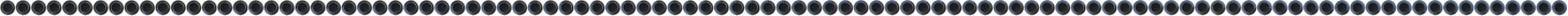
#> input picture lv2/modgui-amp/knobs/knob.png, 10201 x 101 px (shown at 1/7 size)
$ python make_knob_filmstrip.py --src ../lv2/modgui-amp/knobs/knob.png
#> lines starting #> are read from the running program, lines starting #| are printed output that depends on the picture
# Build the Hex Forge knob sprite as a horizontal filmstrip (N square frames) that
# MOD's film-knob widget indexes by value. Two modes:
#   1. --src knob-top.png : rotate a supplied TOP-VIEW knob image (pointer at 12
#      o'clock, transparent bg, square) into the strip. Use this to drop in a
#      photoreal knob (e.g. generated by an image model) with guaranteed
#      frame-to-frame consistency.
#   2. no --src : draw a procedural amp-style knob. The body shading is radially
#      SYMMETRIC (so rotating the whole image doesn't move the highlight — only the
#      pointer appears to turn), giving a clean, consistent interim knob.
# Output: lv2/modgui-hexforge/knobs/knob.png  (frames*F wide, F tall).
import os, sys, argparse, numpy as np
from PIL import Image

REPO = os.path.dirname(os.path.dirname(os.path.abspath(__file__)))
OUT  = os.path.join(REPO, "lv2", "modgui-hexforge", "knobs", "knob.png")

# [52 lines left out: function procedural_knob, not called in this run]

def load_src(path, hr):
#> called with path = '../lv2/modgui-amp/knobs/knob.png', hr = 384
    im = Image.open(path).convert("RGBA")
#> im is the input picture: PIL image 10201x101 RGBA; mean R, G, B, A 26.8, 30, 34.9, 166.9
    if im.size != (hr, hr):
        im = im.resize((hr, hr), Image.LANCZOS)
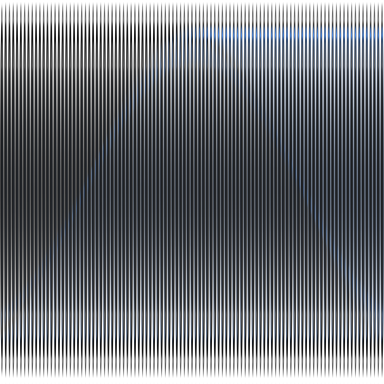
#> im: PIL image 384x384 RGBA; mean R, G, B, A 32.8, 37.8, 45.3, 166.3; transparent parts drawn white
    return im

def build(frames, frame_px, sweep_deg, src):
    hr = frame_px * 3                                  # supersample for smooth edges
    base = load_src(src, hr) if src else Image.fromarray(procedural_knob(hr), "RGBA")
    strip = Image.new("RGBA", (frame_px * frames, frame_px), (0, 0, 0, 0))
#> strip: PIL image 12928x128 RGBA; every value is 0
    for i in range(frames):
        ang = -sweep_deg / 2.0 + sweep_deg * (i / (frames - 1))   # frame0=min .. last=max
        rot = base.rotate(-ang, resample=Image.BICUBIC, expand=False)   # -ang: CW for +value
        rot = rot.resize((frame_px, frame_px), Image.LANCZOS)
        strip.paste(rot, (i * frame_px, 0), rot)
#> this loop made 101 passes
#> pass 1, in build, `rot = base.rotate(-ang, resample=Image.BICUBIC, expand=False)`:
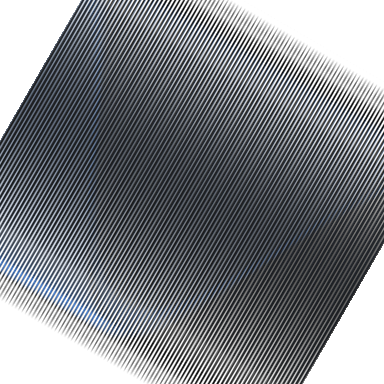
#> rot: PIL image 384x384 RGBA; mean R, G, B, A 27.7, 32.6, 39.8, 149.7; transparent parts drawn white
#> pass 1, in build, `rot = rot.resize((frame_px, frame_px), Image.LANCZOS)`:
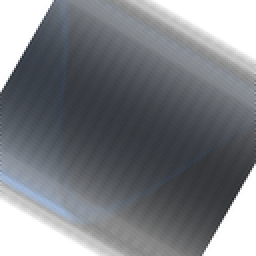
#> rot: PIL image 128x128 RGBA (shown 2 times larger); mean R, G, B, A 28.3, 32.6, 39.1, 149.8; transparent parts drawn white
#> pass 2, in build, `rot = base.rotate(-ang, resample=Image.BICUBIC, expand=False)`:
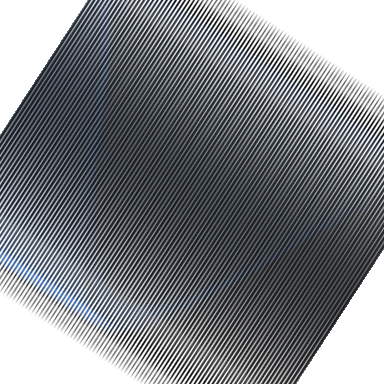
#> rot: PIL image 384x384 RGBA; mean R, G, B, A 27.5, 32.3, 39.5, 149; transparent parts drawn white
#> pass 2, in build, `rot = rot.resize((frame_px, frame_px), Image.LANCZOS)`:
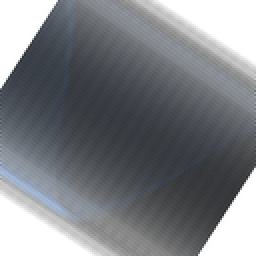
#> rot: PIL image 128x128 RGBA (shown 2 times larger); mean R, G, B, A 28, 32.3, 38.7, 149.1; transparent parts drawn white
#> after the loop:
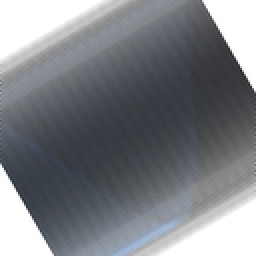
#> rot: PIL image 128x128 RGBA (shown 2 times larger); mean R, G, B, A 28.2, 32.4, 38.9, 149.8; transparent parts drawn white
#> after the loop:
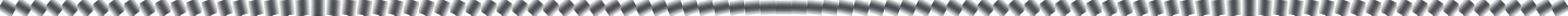
#> strip: PIL image 12928x128 RGBA (shown at 1/9 size); mean R, G, B, A 20.1, 23.2, 27.8, 114.4; transparent parts drawn white
    os.makedirs(os.path.dirname(OUT), exist_ok=True)
    strip.save(OUT)
    print("wrote", OUT, strip.size, "(%d frames of %dpx)" % (frames, frame_px))
#| wrote lv2/modgui-hexforge/knobs/knob.png (12928, 128) (101 frames of 128px)

if __name__ == "__main__":
    ap = argparse.ArgumentParser()
    ap.add_argument("--src", default=None, help="top-view knob PNG (pointer up); omit for procedural")
    ap.add_argument("--frames", type=int, default=101)
    ap.add_argument("--frame-px", type=int, default=128)
    ap.add_argument("--sweep", type=float, default=300.0, help="total rotation degrees")
    args = ap.parse_args()
    build(args.frames, args.frame_px, args.sweep, args.src)

$ run again, with lv2/modgui-hexforge/knobs/knob.png copied over lv2/modgui-amp/knobs/knob.png
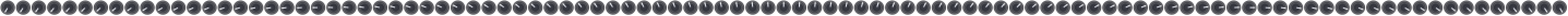
#> input picture lv2/modgui-hexforge/knobs/knob.png, 12928 x 128 px (shown at 1/9 size)
#> in load_src, im is the input picture: PIL image 12928x128 RGBA; mean R, G, B, A 54.3, 54.8, 59, 173.8
#> im: PIL image 384x384 RGBA
#> after the loop in build, `for i in range(frames):`:
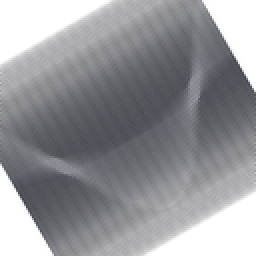
#> rot: PIL image 128x128 RGBA (shown 2 times larger); mean R, G, B, A 66.8, 67.5, 72.7, 154; transparent parts drawn white
#> after the loop in build, `for i in range(frames):`:
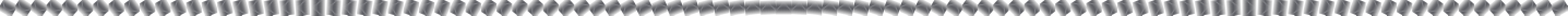
#> strip: PIL image 12928x128 RGBA (shown at 1/9 size); mean R, G, B, A 49.9, 50.4, 54.4, 121.8; transparent parts drawn white
#| wrote lv2/modgui-hexforge/knobs/knob.png (12928, 128) (101 frames of 128px)
